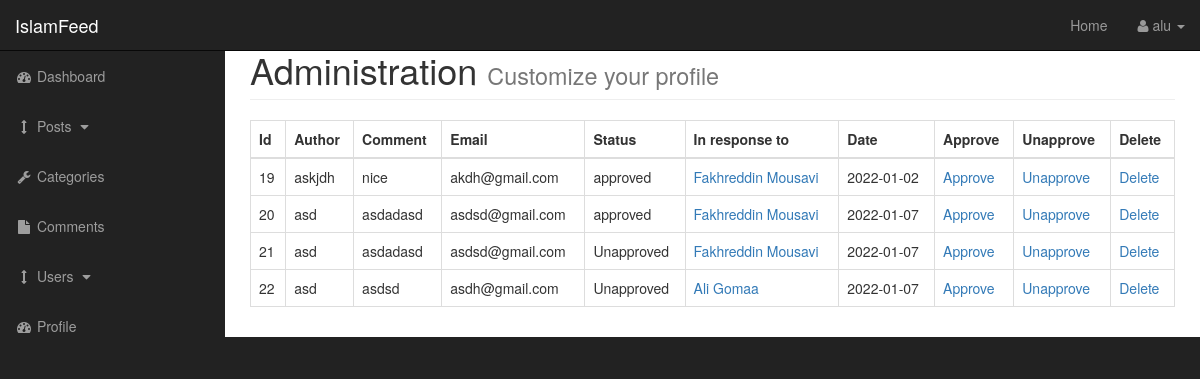
The page /admin/comments.php (signed in) on the database as committed earlier.
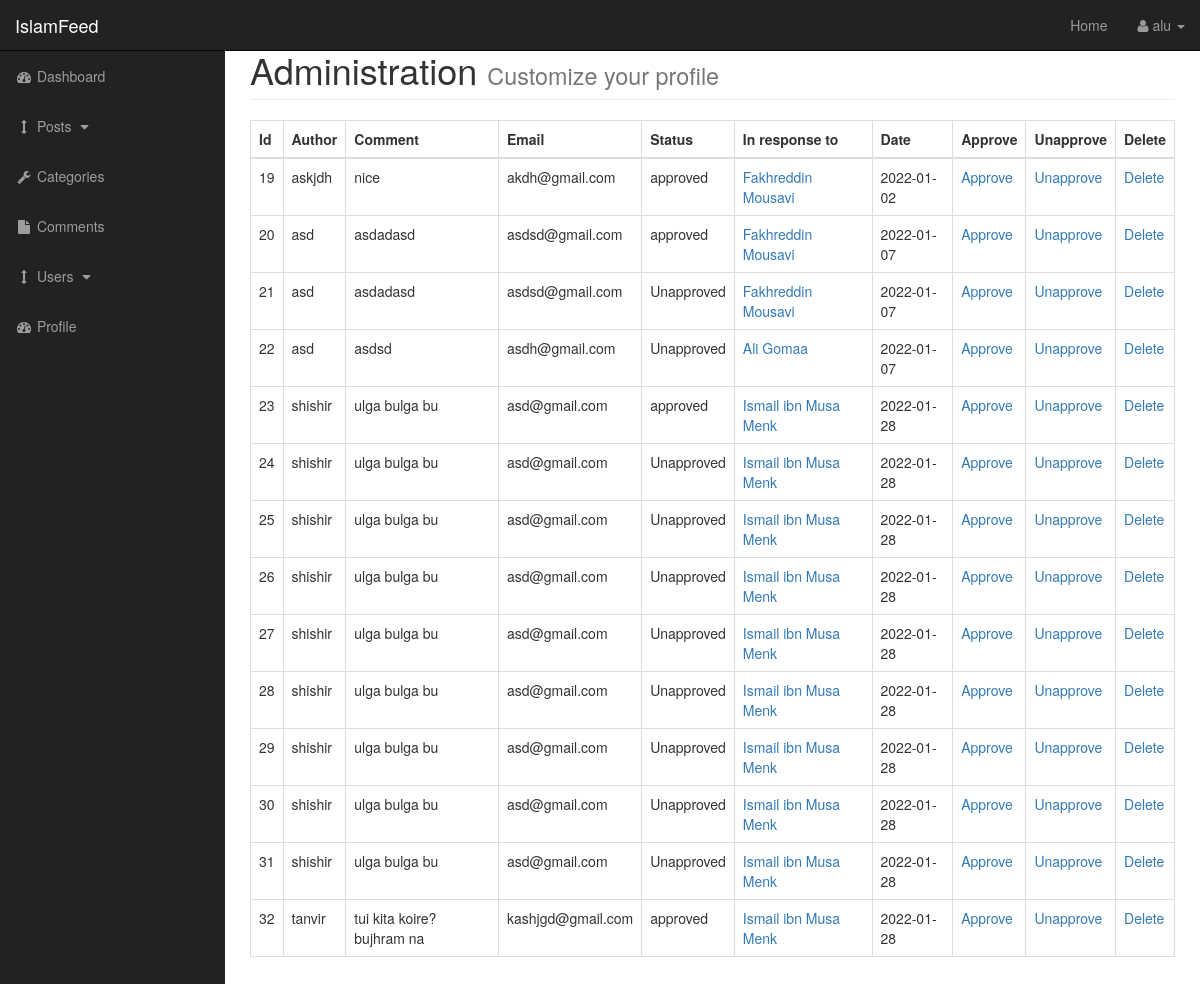
The same page on the database as committed later.
### tables this page shows
CREATE TABLE `comments` (
  `comment_id` int(3) NOT NULL,
  `comment_post_id` int(11) NOT NULL,
  `comment_author` varchar(255) NOT NULL,
  `author_email` varchar(255) NOT NULL,
  `comment_content` text NOT NULL,
  `comment_status` varchar(255) NOT NULL,
  `comment_date` date NOT NULL
);

CREATE TABLE `posts` (
  `post_id` int(11) NOT NULL,
  `post_category_id` int(11) DEFAULT NULL,
  `post_title` varchar(191) DEFAULT '',
  `post_author` varchar(191) DEFAULT '',
  `post_date` date DEFAULT NULL,
  `post_image` text DEFAULT NULL,
  `post_content` text DEFAULT NULL,
  `post_tags` varchar(191) DEFAULT '',
  `post_comment_count` int(11) DEFAULT 0,
  `post_status` varchar(191) DEFAULT 'draft',
  `born` varchar(191) DEFAULT NULL,
  `post_summary` text DEFAULT NULL,
  `achievement` text DEFAULT NULL,
  `birth_place` text DEFAULT NULL
);

### admin/includes/view_all_comments.php (the view, shortened to what this page needs)
<table class="table table-bordered table-hover">
                            <thead>
                                <th>Id</th>
                                <th>Author</th>
                                <th>Comment</th>
                                <th>Email</th>
                                <th>Status</th>
                                <th>In response to</th>
                                <th>Date</th>
                                <th>Approve</th>
                                <th>Unapprove</th>
                                <th>Delete</th>
                            </thead>
                            <tbody>
                                <?php
                                    $query = "SELECT * FROM comments";
                                    $select_comments = mysqli_query($connection,$query);
                                    while($row = mysqli_fetch_assoc($select_comments)){
                                        $comment_id = $row['comment_id'];
                                        $comment_post_id = $row['comment_post_id'];
                                        $comment_author = $row['comment_author'];
                                        $comment_email = $row['author_email'];
                                        $comment_content = $row['comment_content'];
                                        $comment_status = $row['comment_status'];
                                        $comment_date = $row['comment_date'];
                                            echo "<tr>";
                                                echo "<td>$comment_id</td>";
                                                echo "<td>$comment_author</td>";
                                                echo "<td>$comment_content</td>";
                                                echo "<td>$comment_email</td>";
                                                echo "<td>$comment_status</td>";
                                                $query = "SELECT * FROM posts WHERE post_id = $comment_post_id";
                                                $comment_post_title_query = mysqli_query($connection,$query);
                                                while($row = mysqli_fetch_assoc($comment_post_title_query)){
                                                    $post_id = $row['post_id'];
                                                    $post_title = $row['post_title'];
                                                    echo "<td><a href='../post.php?p_id=$post_id'>$post_title</a></td>";
                                                }
                                                echo "<td>$comment_date</td>";
                                                echo "<td><a href='comments.php?approve=$comment_id'>Approve</a></td>";
                                                echo "<td><a href='comments.php?unapprove=$comment_id'>Unapprove</a></td>";
                                                echo "<td><a href='comments.php?delete=$comment_id'>Delete</a></td>";
                                            echo "</tr>";
                                    }
                                ?>
                        </tbody>
                        </table>

### admin/includes/admin_header.php (shortened to what this page needs)
<!DOCTYPE html>
<html lang="en">
<head>
    <link href="css/bootstrap.min.css" rel="stylesheet">
    <link href="css/sb-admin.css" rel="stylesheet">
    <link href="../../css/main.css" rel="stylesheet">
    <link href="font-awesome/css/font-awesome.min.css" rel="stylesheet" type="text/css">
</head>

### admin/comments.php (shortened to what this page needs)
<?php include"includes/admin_header.php";?>
<body>
    <div id="wrapper">
        <?php include "includes/admin_navigation.php"; ?>
        <div id="page-wrapper">
            <div class="container-fluid">
                <div class="row">
                    <div class="col-lg-12">
                        <h1 class="page-header">
                            Administration
                            <small>Customize your profile</small>
                        </h1>
                        <?php
                            if(isset($_GET['source'])){
                                $source = $_GET['source'];
                            }else{
                                $source = '';
                            }
                            switch($source){
                                default:
                                include "includes/view_all_comments.php";
                                break;
                            }
                        ?>
                    </div>
                </div>
            </div>
        </div>
    </div>
<?php include "includes/admin_footer.php";?>

### admin/includes/admin_navigation.php (shortened to what this page needs)
<nav class="navbar navbar-inverse navbar-fixed-top" role="navigation">
            <div class="navbar-header">
                <a class="navbar-brand" href="../index.php">IslamFeed</a>
            </div>
            <ul class="nav navbar-right top-nav">
                <li><a href="../index.php">Home</a></li>
                <li class="dropdown">
                    <a href="#" class="dropdown-toggle" data-toggle="dropdown"><i class="fa fa-user"></i> <?php echo $_SESSION['username']?> <b class="caret"></b></a>
                </li>
            </ul>
            <div class="collapse navbar-collapse navbar-ex1-collapse">
                <ul class="nav navbar-nav side-nav">
                    <li>
                        <a href="admin_index.php"><i class="fa fa-fw fa-dashboard"></i> Dashboard</a>
                    </li>
                    <li>
                        <a href="javascript:;" data-toggle="collapse" data-target="#posts_dropdown"><i class="fa fa-fw fa-arrows-v"></i> Posts <i class="fa fa-fw fa-caret-down"></i></a>
                    </li>
                    <li>
                        <a href="admin_categories.php"><i class="fa fa-fw fa-wrench"></i> Categories</a>
                    </li>
                    <li class="">
                        <a href="comments.php"><i class="fa fa-fw fa-file"></i> Comments</a>
                    </li>
                    <li>
                        <a href="javascript:;" data-toggle="collapse" data-target="#demo"><i class="fa fa-fw fa-arrows-v"></i> Users <i class="fa fa-fw fa-caret-down"></i></a>
                    </li>
                    <li>
                        <a href="profile.php"><i class="fa fa-fw fa-dashboard"></i> Profile</a>
                    </li>
                </ul>
            </div>
        </nav>

### admin/includes/admin_footer.php (shortened to what this page needs)
</body>
</html>

### admin/css/sb-admin.css (style rules this page uses)
body { margin-top: 100px; background-color: #222; }
@media (min-width:768px) { body { margin-top: 50px; } }
#wrapper { padding-left: 0; }
#page-wrapper { width: 100%; padding: 0; background-color: #fff; }
@media (min-width:768px) { #wrapper { padding-left: 225px; } }
@media (min-width:768px) { #page-wrapper { padding: 10px; } }
.top-nav { padding: 0 15px; }
.top-nav>li { display: inline-block; float: left; }
.top-nav>li>a { padding-top: 15px; padding-bottom: 15px; line-height: 20px; color: #999; }
@media (min-width:768px) { .side-nav { position: fixed; top: 51px; left: 225px; width: 225px; margin-left: -225px; border: none; border-radius: 0; overflow-y: auto; background-color: #222; } }
@media (min-width:768px) { .side-nav>li>a { width: 225px; } }

### css/main.css (style rules this page uses)
body { margin: 0; padding: 0; }
html { scroll-behavior: smooth; }
a { transition: .2s all ease; -webkit-transition: .2s all ease; -moz-transition: .2s all ease; -ms-transition: .2s all ease; -o-transition: .2s all ease; text-decoration: none; }

Rows that differ between the two databases and show on the page:
added comments: comment_id "23", comment_author "shishir", comment_content "ulga bulga bu", author_email "asd@gmail.com", comment_status "approved", comment_date "2022-01-28"
added posts: post_title "Ismail ibn Musa Menk"
added comments: comment_id "24", comment_author "shishir", comment_content "ulga bulga bu", author_email "asd@gmail.com", comment_status "Unapproved", comment_date "2022-01-28"
added comments: comment_id "25", comment_author "shishir", comment_content "ulga bulga bu", author_email "asd@gmail.com", comment_status "Unapproved", comment_date "2022-01-28"
added comments: comment_id "26", comment_author "shishir", comment_content "ulga bulga bu", author_email "asd@gmail.com", comment_status "Unapproved", comment_date "2022-01-28"
added comments: comment_id "27", comment_author "shishir", comment_content "ulga bulga bu", author_email "asd@gmail.com", comment_status "Unapproved", comment_date "2022-01-28"
added comments: comment_id "28", comment_author "shishir", comment_content "ulga bulga bu", author_email "asd@gmail.com", comment_status "Unapproved", comment_date "2022-01-28"
added comments: comment_id "29", comment_author "shishir", comment_content "ulga bulga bu", author_email "asd@gmail.com", comment_status "Unapproved", comment_date "2022-01-28"
added comments: comment_id "30", comment_author "shishir", comment_content "ulga bulga bu", author_email "asd@gmail.com", comment_status "Unapproved", comment_date "2022-01-28"
added comments: comment_id "31", comment_author "shishir", comment_content "ulga bulga bu", author_email "asd@gmail.com", comment_status "Unapproved", comment_date "2022-01-28"
added comments: comment_id "32", comment_author "tanvir", comment_content "tui kita koire? bujhram na", author_email "kashjgd@gmail.com", comment_status "approved", comment_date "2022-01-28"
